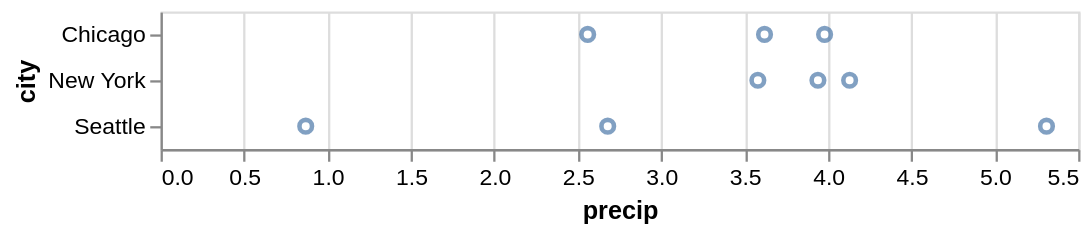

Notebook code cell kept with this figure:
### Markdown cell above
_서울은 강수량이 가장 적은 달과 가장 많은 달을 모두 보여줍니다!_

Altair는 `'precip'` 필드의 데이터 유형도 자동으로 추론하며, 이번에는 *정량적(quantitative)* 유형(즉, 실수값)으로 처리됩니다. 그리드 라인과 적절한 축 제목도 자동으로 추가되는 것을 볼 수 있습니다.

위에서는 키워드 인수(`x='precip'`)를 사용하여 키-값 쌍을 지정했습니다. 또한 Altair는 `alt.X('precip')` 구문을 사용하여 인코딩 정의를 위한 생성 메서드를 제공합니다. 이 대안은 나중에 이 노트북에서 보게 되겠지만 인코딩에 더 많은 매개변수를 제공하는 데 유용합니다.

### Code cell
alt.Chart(df).mark_point().encode(
    alt.X('precip'),
    alt.Y('city')
)

### Figure 1 — Vega-Lite specification as saved in the notebook (floating-point values rounded to 4 significant figures)
{"config": {"view": {"continuousWidth": 400, "continuousHeight": 300}}, "data": {"name": "data-fdfbb22e8e0e89f6556d8a3b434b0c97"}, "mark": "point", "encoding": {"x": {"type": "quantitative", "field": "precip"}, "y": {"type": "nominal", "field": "city"}}, "$schema": "https://vega.github.io/schema/vega-lite/v4.8.1.json", "datasets": {"data-fdfbb22e8e0e89f6556d8a3b434b0c97": [{"city": "Seattle", "month": "Apr", "precip": 2.68}, {"city": "Seattle", "month": "Aug", "precip": 0.87}, {"city": "Seattle", "month": "Dec", "precip": 5.31}, {"city": "New York", "month": "Apr", "precip": 3.94}, {"city": "New York", "month": "Aug", "precip": 4.13}, {"city": "New York", "month": "Dec", "precip": 3.58}, {"city": "Chicago", "month": "Apr", "precip": 3.62}, {"city": "Chicago", "month": "Aug", "precip": 3.98}, {"city": "Chicago", "month": "Dec", "precip": 2.56}]}}
